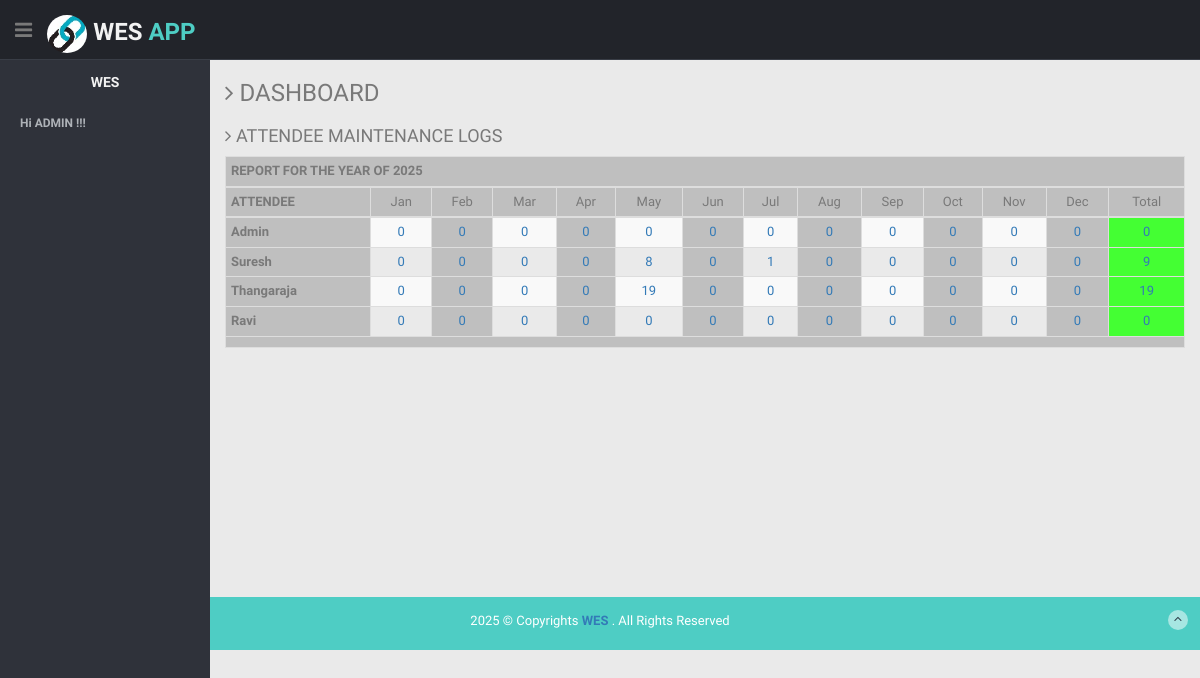
Page /edash/index.php (signed in) on the committed database.
### tables this page shows
CREATE TABLE `months` (
  `id` int(11) NOT NULL,
  `month` varchar(15) NOT NULL
);

CREATE TABLE `users` (
  `id` int(11) NOT NULL,
  `username` varchar(100) NOT NULL,
  `password` varchar(100) NOT NULL,
  `rights` varchar(100) NOT NULL,
  `type` varchar(100) NOT NULL,
  `empname` varchar(100) NOT NULL,
  `empcode` varchar(100) NOT NULL,
  `empdest` varchar(100) NOT NULL,
  `email` varchar(100) NOT NULL,
  `mobile` varchar(100) NOT NULL,
  `dob` date NOT NULL,
  `doj` date NOT NULL,
  `trn_date` datetime NOT NULL DEFAULT current_timestamp(),
  `imagetitle` varchar(255) NOT NULL,
  `otp` varchar(100) NOT NULL
);

### edash/index.php (the view, shortened to what this page needs)
<?php
require("../cheader.php");
?>
<section id="main-content">
<section class="wrapper">
<h3><i class="fa fa-angle-right"></i> DASHBOARD </h3>
<div class="row">
<div class="col-lg-12">
<div style='overflow: auto;'>
<h4><i class="fa fa-angle-right"></i> ATTENDEE MAINTENANCE LOGS </h4>
<div style='overflow: auto;'>
<div class="row">
<div class="col-md-12">
<table class="table table-bordered table-striped table-condensed">
<thead align="center" bgcolor="#bfbfbf">
<tr>
<th align="center" colspan=14><strong> REPORT FOR THE YEAR OF  <?php date_default_timezone_set('Asia/Kolkata'); $year = date('Y', time());
$Enddate=date('Y-m-Y'); echo $date = date('Y', time()); ?></strong></th>
</tr>
<tr>
<th><strong> ATTENDEE </strong></th>
<?php
include "../db.php";
$anaytb_query="Select * from months" ;
$aresult = mysqli_query($con,$anaytb_query);
while($row = mysqli_fetch_assoc($aresult)) { ?>
<?php
echo "<td>";
echo $row["month"];
echo "</td>";
?>
<?php } ?>
<tbody>
<?php
require('../db.php');
$recordsss = mysqli_query($con, "SELECT * From users where not rights='Admins' ");
								while($row = mysqli_fetch_array($recordsss))
								{
$username=$row['username'];
 $Startdate1=date('01-01-Y');
  $Startdate2=date('02-01-Y');
   $Startdate3=date('03-01-Y');
    $Startdate4=date('04-01-Y');
	 $Startdate5=date('05-01-Y');
	  $Startdate6=date('06-01-Y');
	   $Startdate7=date('07-01-Y');
	    $Startdate8=date('08-01-Y');
		 $Startdate9=date('09-01-Y');
		  $Startdate10=date('10-01-Y');
		   $Startdate11=date('11-01-Y');
		    $Startdate12=date('12-01-Y');
			$Startdate13=date('01-01-Y');
 $Enddate1=date('01-31-Y');
  $Enddate2=date('02-31-Y');
   $Enddate3=date('03-31-Y');
    $Enddate4=date('04-31-Y');
	 $Enddate5=date('05-31-Y');
	  $Enddate6=date('06-31-Y');
	   $Enddate7=date('07-31-Y');
	    $Enddate8=date('08-31-Y');
		 $Enddate9=date('09-31-Y');
		  $Enddate10=date('10-31-Y');
		   $Enddate11=date('11-31-Y');
		    $Enddate12=date('12-31-Y');
			 $Enddate13=date('12-31-Y');
$sqlcount1a="Select count(username) from mlog where username='".$username."'  AND stdate Between '".$Startdate1."'  and '".$Enddate1."'  ";
$s1aresult = mysqli_query($con,$sqlcount1a);
$s1atotal_rows = mysqli_fetch_array($s1aresult)[0];
$sqlcount2a="Select count(username) from mlog where username='".$username."'  AND   stdate Between '".$Startdate2."'  and '".$Enddate2."'  ";
$s2aresult = mysqli_query($con,$sqlcount2a);
$s2atotal_rows = mysqli_fetch_array($s2aresult)[0];
$sqlcount3a="Select count(username) from mlog where username='".$username."'  AND   stdate Between '".$Startdate3."'  and '".$Enddate3."' ";
$s3aresult = mysqli_query($con,$sqlcount3a);
$s3atotal_rows = mysqli_fetch_array($s3aresult)[0];
$sqlcount4a="Select count(username) from mlog where username='".$username."'  AND   stdate Between '".$Startdate4."'  and '".$Enddate4."' ";
$s4aresult = mysqli_query($con,$sqlcount4a);
$s4atotal_rows = mysqli_fetch_array($s4aresult)[0];
$sqlcount5a="Select count(username) from mlog where username='".$username."'  AND   stdate Between '".$Startdate5."'  and '".$Enddate5."'  ";
$s5aresult = mysqli_query($con,$sqlcount5a);
$s5atotal_rows = mysqli_fetch_array($s5aresult)[0];
$sqlcount6a="Select count(username) from mlog where username='".$username."'  AND   stdate Between '".$Startdate6."'  and '".$Enddate6."'  ";
$s6aresult = mysqli_query($con,$sqlcount6a);
$s6atotal_rows = mysqli_fetch_array($s6aresult)[0];
$sqlcount7a="Select count(username) from mlog where username='".$username."'  AND   stdate Between '".$Startdate7."'  and '".$Enddate7."'   ";
$s7aresult = mysqli_query($con,$sqlcount7a);
$s7atotal_rows = mysqli_fetch_array($s7aresult)[0];
$sqlcount8a="Select count(username) from mlog where username='".$username."'  AND   stdate Between '".$Startdate8."'  and '".$Enddate8."'  ";
$s8aresult = mysqli_query($con,$sqlcount8a);
$s8atotal_rows = mysqli_fetch_array($s8aresult)[0];
$sqlcount9a="Select count(username) from mlog where username='".$username."'  AND   stdate Between '".$Startdate9."'  and '".$Enddate9."'  ";
$s9aresult = mysqli_query($con,$sqlcount9a);
$s9atotal_rows = mysqli_fetch_array($s9aresult)[0];
$sqlcount10a="Select count(username) from mlog where username='".$username."'  AND   stdate Between '".$Startdate10."'  and '".$Enddate10."'   ";
$s10aresult = mysqli_query($con,$sqlcount10a);
$s10atotal_rows = mysqli_fetch_array($s10aresult)[0];
$sqlcount11a="Select count(username) from mlog where username='".$username."'  AND  stdate Between '".$Startdate11."'  and '".$Enddate11."'  ";
$s11aresult = mysqli_query($con,$sqlcount11a);
$s11atotal_rows = mysqli_fetch_array($s11aresult)[0];
$sqlcount12a="Select count(username) from mlog where username='".$username."'  AND  stdate Between '".$Startdate12."'  and '".$Enddate12."'   ";
$s12aresult = mysqli_query($con,$sqlcount12a);
$s12atotal_rows = mysqli_fetch_array($s12aresult)[0];
$sqlcount13a="Select count(username) from mlog where username='".$username."'   ";
$s13aresult = mysqli_query($con,$sqlcount13a);
$s13atotal_rows = mysqli_fetch_array($s13aresult)[0];
?>
<tr>
<th style="background-color:#bfbfbf;" ><strong>
<?php echo $username; ?></strong></th>
<td align="center" <?php $bgColor; ?> ><a href="../report/report.php?username=<?php echo $username; ?>&stdate=<?php echo $Startdate1; ?>&eddate=<?php echo $Enddate1; ?> " target="_blank"><?php echo $s1atotal_rows; ?></a></td>
<td align="center" bgcolor="#bfbfbf"><a href="../report/report.php?username=<?php echo $username; ?>&stdate=<?php echo $Startdate2; ?>&eddate=<?php echo $Enddate2; ?>" target="_blank"><?php echo $s2atotal_rows; ?></a></td>
<td align="center" <?php $bgColor; ?> ><a href="../report/report.php?username=<?php echo $username; ?>&stdate=<?php echo $Startdate3; ?>&eddate=<?php echo $Enddate3; ?>" target="_blank"><?php echo $s3atotal_rows; ?></a></td>
<td align="center" bgcolor="#bfbfbf" ><a href="../report/report.php?username=<?php echo $username; ?>&stdate=<?php echo $Startdate4; ?>&eddate=<?php echo $Enddate4; ?>" target="_blank"><?php echo $s4atotal_rows; ?></a></td>
<td align="center" <?php $bgColor; ?> ><a href="../report/report.php?username=<?php echo $username; ?>&stdate=<?php echo $Startdate5; ?>&eddate=<?php echo $Enddate5; ?>" target="_blank"><?php echo $s5atotal_rows; ?></a></td>
<td align="center" bgcolor="#bfbfbf" ><a href="../report/report.php?username=<?php echo $username; ?>&stdate=<?php echo $Startdate6; ?>&eddate=<?php echo $Enddate6; ?>" target="_blank"><?php echo $s6atotal_rows; ?></a></td>
<td align="center" <?php $bgColor; ?> ><a href="../report/report.php?username=<?php echo $username; ?>&stdate=<?php echo $Startdate7; ?>&eddate=<?php echo $Enddate7; ?>" target="_blank"><?php echo $s7atotal_rows; ?></a></td>
<td align="center" bgcolor="#bfbfbf" ><a href="../report/report.php?username=<?php echo $username; ?>&stdate=<?php echo $Startdate8; ?>&eddate=<?php echo $Enddate8; ?>" target="_blank"><?php echo $s8atotal_rows; ?></a></td>
<td align="center" <?php $bgColor; ?> ><a href="../report/report.php?username=<?php echo $username; ?>&stdate=<?php echo $Startdate9; ?>&eddate=<?php echo $Enddate9; ?>" target="_blank"><?php echo $s9atotal_rows; ?></a></td>
<td align="center" bgcolor="#bfbfbf" ><a href="../report/report.php?username=<?php echo $username; ?>&stdate=<?php echo $Startdate10; ?>&eddate=<?php echo $Enddate10; ?>" target="_blank"><?php echo $s10atotal_rows; ?></a></td>
<td align="center" <?php $bgColor; ?> ><a href="../report/report.php?username=<?php echo $username; ?>&stdate=<?php echo $Startdate11; ?>&eddate=<?php echo $Enddate11; ?>" target="_blank"><?php echo $s11atotal_rows; ?></a></td>
<td align="center" bgcolor="#bfbfbf" ><a href="../report/report.php?username=<?php echo $username; ?>&stdate=<?php echo $Startdate12; ?>&eddate=<?php echo $Enddate12; ?>" target="_blank"><?php echo $s12atotal_rows; ?></a></td>
<td align="center" bgcolor="#44FF33" ><a href="../report/report.php?username=<?php echo $username; ?>&stdate=<?php echo $Startdate13; ?>&eddate=<?php echo $Enddate13; ?>" target="_blank"><?php echo $s13atotal_rows; ?></a></td>
</tr>
<?php } ?>
<th colspan=15; style="background-color:#bfbfbf;" ><strong>  </strong></th>
</table>
<p><br><br><br><br><br><br><br><br><br><br><br></p>
</div>
</div>
</div>
</div>
</div>
</div>
</section>
</section>
<?php
require("../footer.php");
?>

### css/style.css (style rules this page uses)
body { color: #797979; background: #eaeaea; font-family: 'Ruda', sans-serif; padding: 0px !important; margin: 0px !important; font-size:13px; }
a, a:hover, a:focus { text-decoration: none; outline: none; }
#main-content { margin-left: 210px; }
.wrapper { display: inline-block; margin-top: 60px; padding-left: 15px; padding-right: 15px; padding-bottom: 15px; padding-top: 0px; width: 100%; }

### rows in the picture
months: month "Jan"
months: month "Feb"
months: month "Mar"
months: month "Apr"
months: month "May"
months: month "Jun"
months: month "Jul"
months: month "Aug"
months: month "Sep"
months: month "Oct"
months: month "Nov"
months: month "Dec"
months: month "Total"
users: username "Admin", s1atotal_rows "0", s2atotal_rows "0", s3atotal_rows "0", s4atotal_rows "0", s5atotal_rows "0", s6atotal_rows "0", s7atotal_rows "0", s8atotal_rows "0", s9atotal_rows "0", s10atotal_rows "0", s11atotal_rows "0", s12atotal_rows "0", s13atotal_rows "0"
users: username "Suresh", s1atotal_rows "0", s2atotal_rows "0", s3atotal_rows "0", s4atotal_rows "0", s5atotal_rows "8", s6atotal_rows "0", s7atotal_rows "1", s8atotal_rows "0", s9atotal_rows "0", s10atotal_rows "0", s11atotal_rows "0", s12atotal_rows "0", s13atotal_rows "9"
users: username "Thangaraja", s1atotal_rows "0", s2atotal_rows "0", s3atotal_rows "0", s4atotal_rows "0", s5atotal_rows "19", s6atotal_rows "0", s7atotal_rows "0", s8atotal_rows "0", s9atotal_rows "0", s10atotal_rows "0", s11atotal_rows "0", s12atotal_rows "0", s13atotal_rows "19"
users: username "Ravi", s1atotal_rows "0", s2atotal_rows "0", s3atotal_rows "0", s4atotal_rows "0", s5atotal_rows "0", s6atotal_rows "0", s7atotal_rows "0", s8atotal_rows "0", s9atotal_rows "0", s10atotal_rows "0", s11atotal_rows "0", s12atotal_rows "0", s13atotal_rows "0"

### other values in the picture
$_SESSION['username'] "ADMIN"
